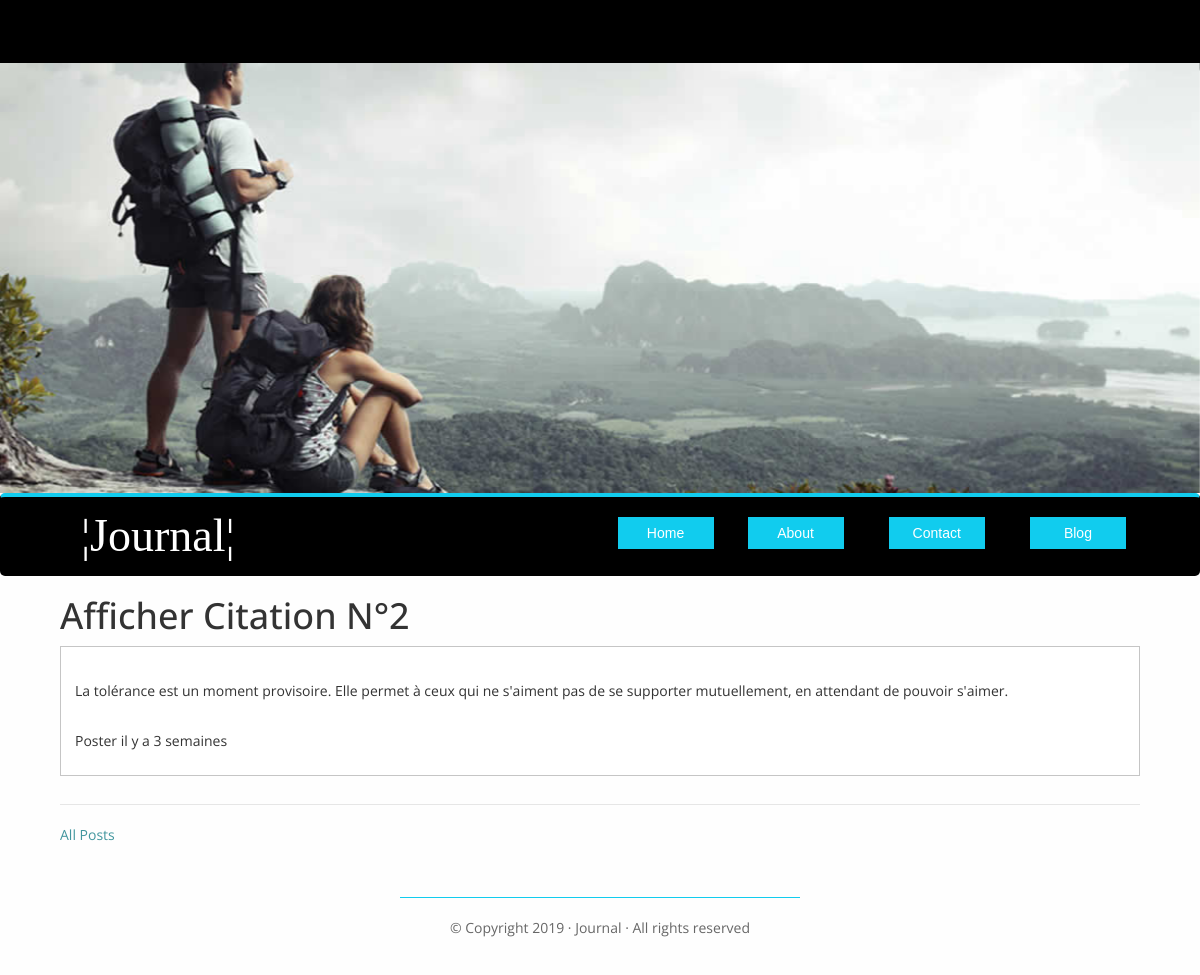
The page /blog/posts/2 on the database its author committed.
### blog/models.py (models this page shows, shortened)
class Post(models.Model):
	title=models.CharField(max_length=255)
	body=models.TextField()
	created_at=models.DateTimeField(auto_now_add=True)
	updated_at=models.DateTimeField(auto_now=True)

### blog/views.py (the view)
# urls.py: url(r'^posts/(?P<id>[0-9]+)$', views.show),
def show(request , id):
	post = Post.objects.get(pk=id)
	return render(request, 'blog/show.html' , {'post': post})

### blog/templates/blog/show.html (shortened to what this page needs)
{% extends 'layouts/_nav.html' %}
{% block content %}
   <h1>Afficher Citation N°{{post.id}}</h1>
   <article>
	  <ul>
    	  <p>{{post.body}}</p>
    	   <br>
    	    <p class="time"><time datetime="{{ post.created_at|date:'Y-m-d'}}">Poster il y a {{ post.created_at|timesince }}</time></p>
      </ul>
    </article>
    <hr>
    <p><a href="{% url 'index' %}">All Posts</p>
{% endblock %}

### blog/static/css/style.css (style rules this page uses)
body { font-family: 'open Sans', Helvetica, Arial, sans-serif; background-color: #fefefe; }
* { margin: 0; padding: 0; }
article { background-color: #fff; border: 1px solid #c5c5c5; margin-bottom:2em; padding: 1em; }
ul { padding:0; margin:0; list-style-type:none; }

### blog/templates/layouts/_nav.html (style rules this page uses)
ul { padding:0; margin:0; list-style-type:none; }

### rows shown on the page
Post: id "2", body "La tolérance est un moment provisoire. Elle permet à ceux qui ne s'aiment pas de se supporter mutuellement, en attendant de pouvoir s'aimer.", created_at "3 semaines"
